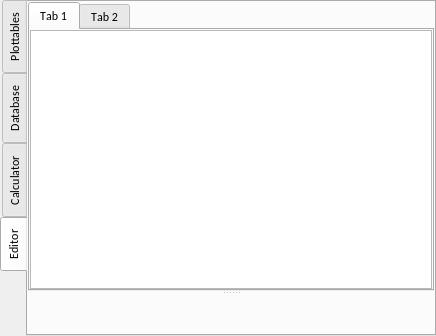
<?xml version="1.0" encoding="UTF-8"?>
<ui version="4.0">
 <class>SagittariusA</class>
 <widget class="QMainWindow" name="SagittariusA">
  <property name="geometry">
   <rect>
    <x>0</x>
    <y>0</y>
    <width>436</width>
    <height>336</height>
   </rect>
  </property>
  <property name="maximumSize">
   <size>
    <width>16777215</width>
    <height>16777215</height>
   </size>
  </property>
  <property name="windowTitle">
   <string>MainWindow</string>
  </property>
  <widget class="QWidget" name="centralwidget">
   <layout class="QVBoxLayout" name="verticalLayout_2" stretch="0">
    <property name="spacing">
     <number>0</number>
    </property>
    <property name="leftMargin">
     <number>0</number>
    </property>
    <property name="topMargin">
     <number>0</number>
    </property>
    <property name="rightMargin">
     <number>0</number>
    </property>
    <property name="bottomMargin">
     <number>0</number>
    </property>
    <item>
     <widget class="QTabWidget" name="tabWidget">
      <property name="font">
       <font>
        <family>Calibri</family>
        <italic>false</italic>
        <kerning>false</kerning>
        <fontweight>Thin</fontweight>
       </font>
      </property>
      <property name="cursor">
       <cursorShape>ArrowCursor</cursorShape>
      </property>
      <property name="tabPosition">
       <enum>QTabWidget::TabPosition::West</enum>
      </property>
      <property name="tabShape">
       <enum>QTabWidget::TabShape::Rounded</enum>
      </property>
      <property name="currentIndex">
       <number>3</number>
      </property>
      <property name="elideMode">
       <enum>Qt::TextElideMode::ElideNone</enum>
      </property>
      <property name="tabsClosable">
       <bool>false</bool>
      </property>
      <property name="movable">
       <bool>false</bool>
      </property>
      <property name="tabBarAutoHide">
       <bool>true</bool>
      </property>
      <widget class="QWidget" name="Plottables">
       <attribute name="title">
        <string>Plottables</string>
       </attribute>
       <layout class="QVBoxLayout" name="verticalLayout_9">
        <property name="spacing">
         <number>0</number>
        </property>
        <property name="leftMargin">
         <number>0</number>
        </property>
        <property name="topMargin">
         <number>0</number>
        </property>
        <property name="rightMargin">
         <number>0</number>
        </property>
        <property name="bottomMargin">
         <number>0</number>
        </property>
        <item>
         <widget class="QTabWidget" name="PlotWindows">
          <property name="focusPolicy">
           <enum>Qt::FocusPolicy::ClickFocus</enum>
          </property>
          <property name="tabPosition">
           <enum>QTabWidget::TabPosition::East</enum>
          </property>
          <property name="currentIndex">
           <number>0</number>
          </property>
          <property name="tabsClosable">
           <bool>true</bool>
          </property>
          <property name="tabBarAutoHide">
           <bool>false</bool>
          </property>
          <widget class="QWidget" name="PaneContainer">
           <attribute name="title">
            <string>Window 1</string>
           </attribute>
           <layout class="QVBoxLayout" name="verticalLayout_5">
            <property name="spacing">
             <number>0</number>
            </property>
            <property name="leftMargin">
             <number>0</number>
            </property>
            <property name="topMargin">
             <number>0</number>
            </property>
            <property name="rightMargin">
             <number>0</number>
            </property>
            <property name="bottomMargin">
             <number>0</number>
            </property>
            <item>
             <layout class="QVBoxLayout" name="verticalLayout_4" stretch="0">
              <property name="spacing">
               <number>0</number>
              </property>
              <item>
               <widget class="QWidget" name="WaveWindow" native="true"/>
              </item>
             </layout>
            </item>
           </layout>
          </widget>
          <widget class="QWidget" name="tab">
           <attribute name="title">
            <string>Page</string>
           </attribute>
          </widget>
         </widget>
        </item>
       </layout>
      </widget>
      <widget class="QWidget" name="Database">
       <attribute name="title">
        <string>Database</string>
       </attribute>
       <layout class="QVBoxLayout" name="verticalLayout_8">
        <property name="spacing">
         <number>0</number>
        </property>
        <property name="leftMargin">
         <number>0</number>
        </property>
        <property name="topMargin">
         <number>0</number>
        </property>
        <property name="rightMargin">
         <number>0</number>
        </property>
        <property name="bottomMargin">
         <number>0</number>
        </property>
        <item>
         <widget class="QSplitter" name="spltr_database">
          <property name="cursor">
           <cursorShape>ArrowCursor</cursorShape>
          </property>
          <property name="frameShape">
           <enum>QFrame::Shape::Panel</enum>
          </property>
          <property name="frameShadow">
           <enum>QFrame::Shadow::Sunken</enum>
          </property>
          <property name="lineWidth">
           <number>0</number>
          </property>
          <property name="orientation">
           <enum>Qt::Orientation::Vertical</enum>
          </property>
          <property name="handleWidth">
           <number>2</number>
          </property>
          <widget class="QWidget" name="layoutWidget">
           <layout class="QHBoxLayout" name="hlout_database" stretch="10,1">
            <property name="spacing">
             <number>0</number>
            </property>
            <property name="sizeConstraint">
             <enum>QLayout::SizeConstraint::SetDefaultConstraint</enum>
            </property>
            <item>
             <widget class="QStackedWidget" name="stackedWidget">
              <property name="sizePolicy">
               <sizepolicy hsizetype="Expanding" vsizetype="Expanding">
                <horstretch>0</horstretch>
                <verstretch>0</verstretch>
               </sizepolicy>
              </property>
              <property name="focusPolicy">
               <enum>Qt::FocusPolicy::ClickFocus</enum>
              </property>
              <property name="currentIndex">
               <number>0</number>
              </property>
              <widget class="QWidget" name="page_exec">
               <property name="sizePolicy">
                <sizepolicy hsizetype="Expanding" vsizetype="Expanding">
                 <horstretch>0</horstretch>
                 <verstretch>0</verstretch>
                </sizepolicy>
               </property>
               <layout class="QVBoxLayout" name="verticalLayout">
                <property name="spacing">
                 <number>0</number>
                </property>
                <property name="leftMargin">
                 <number>0</number>
                </property>
                <property name="topMargin">
                 <number>0</number>
                </property>
                <property name="rightMargin">
                 <number>0</number>
                </property>
                <property name="bottomMargin">
                 <number>0</number>
                </property>
                <item>
                 <layout class="QVBoxLayout" name="vlout_files_exec">
                  <property name="spacing">
                   <number>2</number>
                  </property>
                  <item>
                   <widget class="QWidget" name="ToolPanel_exec" native="true">
                    <property name="sizePolicy">
                     <sizepolicy hsizetype="Expanding" vsizetype="Fixed">
                      <horstretch>0</horstretch>
                      <verstretch>0</verstretch>
                     </sizepolicy>
                    </property>
                    <property name="cursor">
                     <cursorShape>ArrowCursor</cursorShape>
                    </property>
                    <layout class="QHBoxLayout" name="horizontalLayout_5" stretch="1,1,1,4,1">
                     <property name="spacing">
                      <number>4</number>
                     </property>
                     <property name="leftMargin">
                      <number>0</number>
                     </property>
                     <property name="topMargin">
                      <number>0</number>
                     </property>
                     <property name="rightMargin">
                      <number>0</number>
                     </property>
                     <property name="bottomMargin">
                      <number>0</number>
                     </property>
                     <item>
                      <widget class="QToolButton" name="back_exec">
                       <property name="minimumSize">
                        <size>
                         <width>0</width>
                         <height>30</height>
                        </size>
                       </property>
                       <property name="styleSheet">
                        <string notr="true">QToolButton {
    border: none;
    border-radius: 6px;
    background-color: rgb(45, 45, 45);
    padding: 3px;
}

QToolButton:hover {
    background-color: rgb(75, 75, 75);
}

QToolButton:pressed {
    background-color: rgb(50, 50, 50);
}</string>
                       </property>
                       <property name="text">
                        <string/>
                       </property>
                       <property name="arrowType">
                        <enum>Qt::ArrowType::LeftArrow</enum>
                       </property>
                      </widget>
                     </item>
                     <item>
                      <widget class="QToolButton" name="fwd_exec">
                       <property name="minimumSize">
                        <size>
                         <width>0</width>
                         <height>30</height>
                        </size>
                       </property>
                       <property name="styleSheet">
                        <string notr="true">QToolButton {
    border: none;
    border-radius: 6px;
    background-color: rgb(45, 45, 45);
    padding: 3px;
}

QToolButton:hover {
    background-color: rgb(75, 75, 75);
}

QToolButton:pressed {
    background-color: rgb(50, 50, 50);
}</string>
                       </property>
                       <property name="text">
                        <string>...</string>
                       </property>
                       <property name="arrowType">
                        <enum>Qt::ArrowType::RightArrow</enum>
                       </property>
                      </widget>
                     </item>
                     <item>
                      <widget class="QToolButton" name="up_exec">
                       <property name="minimumSize">
                        <size>
                         <width>0</width>
                         <height>30</height>
                        </size>
                       </property>
                       <property name="styleSheet">
                        <string notr="true">QToolButton {
    border: none;
    border-radius: 6px;
    background-color: rgb(45, 45, 45);
    padding: 3px;
}

QToolButton:hover {
    background-color: rgb(75, 75, 75);
}

QToolButton:pressed {
    background-color: rgb(50, 50, 50);
}</string>
                       </property>
                       <property name="text">
                        <string>...</string>
                       </property>
                       <property name="arrowType">
                        <enum>Qt::ArrowType::UpArrow</enum>
                       </property>
                      </widget>
                     </item>
                     <item>
                      <widget class="PathLineEdit" name="path_exec">
                       <property name="minimumSize">
                        <size>
                         <width>0</width>
                         <height>30</height>
                        </size>
                       </property>
                       <property name="maximumSize">
                        <size>
                         <width>16777215</width>
                         <height>16777215</height>
                        </size>
                       </property>
                       <property name="focusPolicy">
                        <enum>Qt::FocusPolicy::ClickFocus</enum>
                       </property>
                       <property name="styleSheet">
                        <string notr="true">QLineEdit {
    border: none;
    border-radius: 6px;
    background-color: rgb(60, 60, 60);
    padding: 3px;
}

QLineEdit:hover {
    background-color: rgb(75, 75, 75);
}

QLineEdit:pressed {
    background-color: rgb(50, 50, 50);
}</string>
                       </property>
                       <property name="text">
                        <string/>
                       </property>
                       <property name="frame">
                        <bool>true</bool>
                       </property>
                       <property name="echoMode">
                        <enum>QLineEdit::EchoMode::Normal</enum>
                       </property>
                      </widget>
                     </item>
                     <item>
                      <widget class="QLineEdit" name="search_exec">
                       <property name="minimumSize">
                        <size>
                         <width>0</width>
                         <height>30</height>
                        </size>
                       </property>
                       <property name="focusPolicy">
                        <enum>Qt::FocusPolicy::ClickFocus</enum>
                       </property>
                       <property name="styleSheet">
                        <string notr="true">QLineEdit {
    border: none;
    border-radius: 6px;
    background-color: rgb(60, 60, 60);
    padding: 3px;
}

QLineEdit:hover {
    background-color: rgb(75, 75, 75);
}

QLineEdit:pressed {
    background-color: rgb(50, 50, 50);
}</string>
                       </property>
                       <property name="frame">
                        <bool>true</bool>
                       </property>
                       <property name="placeholderText">
                        <string>Search</string>
                       </property>
                      </widget>
                     </item>
                    </layout>
                   </widget>
                  </item>
                  <item>
                   <widget class="QTreeView" name="FileSystem_exec">
                    <property name="focusPolicy">
                     <enum>Qt::FocusPolicy::TabFocus</enum>
                    </property>
                    <property name="styleSheet">
                     <string notr="true">QTreeView {
    background-color: rgb(37, 37, 38);
    border: none;
}

QTreeView::item {
    padding: 2px;
}

QTreeView::item:selected {
    background-color: rgb(70, 70, 70);
    color: white;
}

QTreeView::item:hover {
    background-color: rgb(50, 50, 50);
}

QTreeView::item:selected:hover {
    background-color: rgb(70, 70, 70);
}

QHeaderView::section {
    background-color: rgb(37, 37, 38);
    color: white;

    border: none;

    padding: 4px;
}

QHeaderView::section {
    background-color: rgb(45, 45, 45);
    border: none;
    border-right: 1px solid rgb(38, 38, 38);
    padding-left: 6px;

}</string>
                    </property>
                    <property name="frameShape">
                     <enum>QFrame::Shape::NoFrame</enum>
                    </property>
                    <property name="frameShadow">
                     <enum>QFrame::Shadow::Plain</enum>
                    </property>
                   </widget>
                  </item>
                 </layout>
                </item>
               </layout>
              </widget>
              <widget class="QWidget" name="page_run">
               <property name="sizePolicy">
                <sizepolicy hsizetype="Expanding" vsizetype="Expanding">
                 <horstretch>0</horstretch>
                 <verstretch>0</verstretch>
                </sizepolicy>
               </property>
               <layout class="QVBoxLayout" name="verticalLayout_3">
                <property name="spacing">
                 <number>0</number>
                </property>
                <property name="leftMargin">
                 <number>0</number>
                </property>
                <property name="topMargin">
                 <number>0</number>
                </property>
                <property name="rightMargin">
                 <number>0</number>
                </property>
                <property name="bottomMargin">
                 <number>0</number>
                </property>
                <item>
                 <layout class="QVBoxLayout" name="vlout_files_run">
                  <property name="spacing">
                   <number>2</number>
                  </property>
                  <item>
                   <widget class="QWidget" name="ToolPanel_run" native="true">
                    <property name="sizePolicy">
                     <sizepolicy hsizetype="Expanding" vsizetype="Fixed">
                      <horstretch>0</horstretch>
                      <verstretch>0</verstretch>
                     </sizepolicy>
                    </property>
                    <property name="cursor">
                     <cursorShape>ArrowCursor</cursorShape>
                    </property>
                    <layout class="QHBoxLayout" name="horizontalLayout_7" stretch="1,1,1,4,1">
                     <property name="spacing">
                      <number>4</number>
                     </property>
                     <property name="leftMargin">
                      <number>0</number>
                     </property>
                     <property name="topMargin">
                      <number>0</number>
                     </property>
                     <property name="rightMargin">
                      <number>0</number>
                     </property>
                     <property name="bottomMargin">
                      <number>0</number>
                     </property>
                     <item>
                      <widget class="QToolButton" name="back_run">
                       <property name="minimumSize">
                        <size>
                         <width>0</width>
                         <height>30</height>
                        </size>
                       </property>
                       <property name="styleSheet">
                        <string notr="true">QToolButton {
    border: none;
    border-radius: 6px;
    background-color: rgb(45, 45, 45);
    padding: 3px;
}

QToolButton:hover {
    background-color: rgb(75, 75, 75);
}

QToolButton:pressed {
    background-color: rgb(50, 50, 50);
}</string>
                       </property>
                       <property name="text">
                        <string/>
                       </property>
                       <property name="arrowType">
                        <enum>Qt::ArrowType::LeftArrow</enum>
                       </property>
                      </widget>
                     </item>
                     <item>
                      <widget class="QToolButton" name="fwd_run">
                       <property name="minimumSize">
                        <size>
                         <width>0</width>
                         <height>30</height>
                        </size>
                       </property>
                       <property name="styleSheet">
                        <string notr="true">QToolButton {
    border: none;
    border-radius: 6px;
    background-color: rgb(45, 45, 45);
    padding: 3px;
}

QToolButton:hover {
    background-color: rgb(75, 75, 75);
}

QToolButton:pressed {
    background-color: rgb(50, 50, 50);
}</string>
                       </property>
                       <property name="text">
                        <string>...</string>
                       </property>
                       <property name="arrowType">
                        <enum>Qt::ArrowType::RightArrow</enum>
                       </property>
                      </widget>
                     </item>
                     <item>
                      <widget class="QToolButton" name="up_run">
                       <property name="minimumSize">
                        <size>
                         <width>0</width>
                         <height>30</height>
                        </size>
                       </property>
                       <property name="styleSheet">
                        <string notr="true">QToolButton {
    /* Use forward slashes for the file path */
    qproperty-icon: url(&quot;C:/Users/Ameen Aazam/Downloads/up-arrow-svgrepo-com.svg&quot;);
    
    /* Adjust this to match the size you want the arrow to render */
    qproperty-iconSize: 15px 15px; 
}
QToolButton {
    border: none;
    border-radius: 6px;
    background-color: rgb(45, 45, 45);
    padding: 3px;
}

QToolButton:hover {
    background-color: rgb(75, 75, 75);
}

QToolButton:pressed {
    background-color: rgb(50, 50, 50);
}</string>
                       </property>
                       <property name="text">
                        <string>...</string>
                       </property>
                       <property name="arrowType">
                        <enum>Qt::ArrowType::NoArrow</enum>
                       </property>
                      </widget>
                     </item>
                     <item>
                      <widget class="PathLineEdit" name="path_run">
                       <property name="minimumSize">
                        <size>
                         <width>0</width>
                         <height>30</height>
                        </size>
                       </property>
                       <property name="maximumSize">
                        <size>
                         <width>16777215</width>
                         <height>16777215</height>
                        </size>
                       </property>
                       <property name="focusPolicy">
                        <enum>Qt::FocusPolicy::ClickFocus</enum>
                       </property>
                       <property name="styleSheet">
                        <string notr="true">QLineEdit {
    border: none;
    border-radius: 6px;
    background-color: rgb(60, 60, 60);
    padding: 3px;
}

QLineEdit:hover {
    background-color: rgb(75, 75, 75);
}

QLineEdit:pressed {
    background-color: rgb(50, 50, 50);
}</string>
                       </property>
                       <property name="text">
                        <string/>
                       </property>
                       <property name="frame">
                        <bool>true</bool>
                       </property>
                       <property name="echoMode">
                        <enum>QLineEdit::EchoMode::Normal</enum>
                       </property>
                      </widget>
                     </item>
                     <item>
                      <widget class="QLineEdit" name="search_run">
                       <property name="minimumSize">
                        <size>
                         <width>0</width>
                         <height>30</height>
                        </size>
                       </property>
                       <property name="focusPolicy">
                        <enum>Qt::FocusPolicy::ClickFocus</enum>
                       </property>
                       <property name="styleSheet">
                        <string notr="true">QLineEdit {
    border: none;
    border-radius: 6px;
    background-color: rgb(60, 60, 60);
    padding: 3px;
}

QLineEdit:hover {
    background-color: rgb(75, 75, 75);
}

QLineEdit:pressed {
    background-color: rgb(50, 50, 50);
}</string>
                       </property>
                       <property name="frame">
                        <bool>true</bool>
                       </property>
                       <property name="placeholderText">
                        <string>Search</string>
                       </property>
                      </widget>
                     </item>
                    </layout>
                   </widget>
                  </item>
                  <item>
                   <widget class="QTreeView" name="FileSystem_run">
                    <property name="focusPolicy">
                     <enum>Qt::FocusPolicy::TabFocus</enum>
                    </property>
                    <property name="styleSheet">
                     <string notr="true">QTreeView {
    background-color: rgb(37, 37, 38);
    border: none;
}

QTreeView::item {
    padding: 2px;
}

QTreeView::item:selected {
    background-color: rgb(70, 70, 70);
    color: white;
}

QTreeView::item:hover {
    background-color: rgb(50, 50, 50);
}

QTreeView::item:selected:hover {
    background-color: rgb(70, 70, 70);
}

QHeaderView::section {
    background-color: rgb(37, 37, 38);
    color: white;

    border: none;

    padding: 4px;
}

QHeaderView::section {
    background-color: rgb(45, 45, 45);
    border: none;
    border-right: 1px solid rgb(38, 38, 38);
    padding-left: 6px;

}</string>
                    </property>
                    <property name="frameShape">
                     <enum>QFrame::Shape::NoFrame</enum>
                    </property>
                    <property name="frameShadow">
                     <enum>QFrame::Shadow::Plain</enum>
                    </property>
                   </widget>
                  </item>
                 </layout>
                </item>
               </layout>
              </widget>
             </widget>
            </item>
            <item>
             <layout class="QVBoxLayout" name="side_lout" stretch="10">
              <property name="spacing">
               <number>0</number>
              </property>
              <property name="sizeConstraint">
               <enum>QLayout::SizeConstraint::SetDefaultConstraint</enum>
              </property>
              <item>
               <widget class="QWidget" name="vlout_exec_run" native="true">
                <property name="sizePolicy">
                 <sizepolicy hsizetype="Fixed" vsizetype="Expanding">
                  <horstretch>0</horstretch>
                  <verstretch>0</verstretch>
                 </sizepolicy>
                </property>
                <property name="minimumSize">
                 <size>
                  <width>30</width>
                  <height>0</height>
                 </size>
                </property>
                <property name="maximumSize">
                 <size>
                  <width>30</width>
                  <height>16777215</height>
                 </size>
                </property>
                <layout class="QVBoxLayout" name="verticalLayout_6" stretch="0,0">
                 <property name="spacing">
                  <number>4</number>
                 </property>
                 <property name="sizeConstraint">
                  <enum>QLayout::SizeConstraint::SetDefaultConstraint</enum>
                 </property>
                 <property name="leftMargin">
                  <number>4</number>
                 </property>
                 <property name="topMargin">
                  <number>0</number>
                 </property>
                 <property name="rightMargin">
                  <number>0</number>
                 </property>
                 <property name="bottomMargin">
                  <number>0</number>
                 </property>
                 <item>
                  <widget class="VPushButton" name="Executables_btn">
                   <property name="sizePolicy">
                    <sizepolicy hsizetype="Fixed" vsizetype="Expanding">
                     <horstretch>0</horstretch>
                     <verstretch>0</verstretch>
                    </sizepolicy>
                   </property>
                   <property name="minimumSize">
                    <size>
                     <width>30</width>
                     <height>0</height>
                    </size>
                   </property>
                   <property name="maximumSize">
                    <size>
                     <width>30</width>
                     <height>16777215</height>
                    </size>
                   </property>
                   <property name="acceptDrops">
                    <bool>false</bool>
                   </property>
                   <property name="styleSheet">
                    <string notr="true">QPushButton {
    border: none;
    border-radius: 6px;
    background-color: rgb(60, 60, 60);
    padding: 3px;
}

QPushButton:hover {
    background-color: rgb(75, 75, 75);
}

QPushButton:pressed {
    background-color: rgb(50, 50, 50);
}

QPushButton:checked {
    background-color: rgb(80, 120, 200);
}</string>
                   </property>
                   <property name="text">
                    <string>Executables</string>
                   </property>
                   <property name="checkable">
                    <bool>true</bool>
                   </property>
                   <property name="autoDefault">
                    <bool>false</bool>
                   </property>
                   <property name="default">
                    <bool>false</bool>
                   </property>
                   <property name="flat">
                    <bool>false</bool>
                   </property>
                   <attribute name="buttonGroup">
                    <string notr="true">buttonGroup</string>
                   </attribute>
                  </widget>
                 </item>
                 <item>
                  <widget class="VPushButton" name="Runs_btn">
                   <property name="sizePolicy">
                    <sizepolicy hsizetype="Fixed" vsizetype="Expanding">
                     <horstretch>0</horstretch>
                     <verstretch>0</verstretch>
                    </sizepolicy>
                   </property>
                   <property name="minimumSize">
                    <size>
                     <width>30</width>
                     <height>0</height>
                    </size>
                   </property>
                   <property name="maximumSize">
                    <size>
                     <width>30</width>
                     <height>16777215</height>
                    </size>
                   </property>
                   <property name="styleSheet">
                    <string notr="true">QPushButton {
    border: none;
    border-radius: 6px;
    background-color: rgb(60, 60, 60);
    padding: 3px;
}

QPushButton:hover {
    background-color: rgb(75, 75, 75);
}

QPushButton:pressed {
    background-color: rgb(50, 50, 50);
}

QPushButton:checked {
    background-color: rgb(80, 120, 200);
}</string>
                   </property>
                   <property name="text">
                    <string>Runs</string>
                   </property>
                   <property name="checkable">
                    <bool>true</bool>
                   </property>
                   <attribute name="buttonGroup">
                    <string notr="true">buttonGroup</string>
                   </attribute>
                  </widget>
                 </item>
                </layout>
               </widget>
              </item>
             </layout>
            </item>
           </layout>
          </widget>
         </widget>
        </item>
       </layout>
      </widget>
      <widget class="QWidget" name="Calculator">
       <attribute name="title">
        <string>Calculator</string>
       </attribute>
      </widget>
      <widget class="QWidget" name="Editor">
       <attribute name="title">
        <string>Editor</string>
       </attribute>
       <layout class="QVBoxLayout" name="verticalLayout_7">
        <property name="spacing">
         <number>0</number>
        </property>
        <property name="leftMargin">
         <number>0</number>
        </property>
        <property name="topMargin">
         <number>0</number>
        </property>
        <property name="rightMargin">
         <number>0</number>
        </property>
        <property name="bottomMargin">
         <number>0</number>
        </property>
        <item>
         <widget class="QSplitter" name="splitter">
          <property name="orientation">
           <enum>Qt::Orientation::Vertical</enum>
          </property>
          <widget class="QTabWidget" name="tabWidget_2">
           <widget class="QWidget" name="tab_2">
            <attribute name="title">
             <string>Tab 1</string>
            </attribute>
            <layout class="QHBoxLayout" name="horizontalLayout">
             <property name="spacing">
              <number>0</number>
             </property>
             <property name="leftMargin">
              <number>0</number>
             </property>
             <property name="topMargin">
              <number>0</number>
             </property>
             <property name="rightMargin">
              <number>0</number>
             </property>
             <property name="bottomMargin">
              <number>0</number>
             </property>
             <item>
              <widget class="QPlainTextEdit" name="plainTextEdit"/>
             </item>
            </layout>
           </widget>
           <widget class="QWidget" name="tab_3">
            <attribute name="title">
             <string>Tab 2</string>
            </attribute>
           </widget>
          </widget>
          <widget class="QWidget" name="terminalout" native="true"/>
         </widget>
        </item>
       </layout>
      </widget>
     </widget>
    </item>
   </layout>
  </widget>
 </widget>
 <customwidgets>
  <customwidget>
   <class>VPushButton</class>
   <extends>QPushButton</extends>
   <header location="global">vpushbutton</header>
  </customwidget>
  <customwidget>
   <class>PathLineEdit</class>
   <extends>QLineEdit</extends>
   <header>pathlineedit.h</header>
  </customwidget>
 </customwidgets>
 <resources/>
 <connections/>
 <buttongroups>
  <buttongroup name="buttonGroup"/>
 </buttongroups>
</ui>
